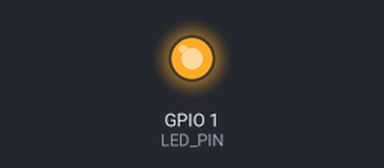
This sketch was run on a simulated ESP32-S2. On the bench: output pins drawn as LEDs (lit = HIGH).

Above: at 0.5 s.
At 5.0 s:
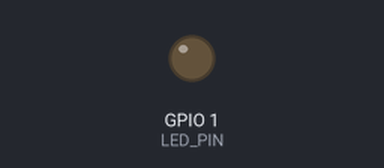
Timing chart, 0 to 6.9 s (numbered marks = the images above):
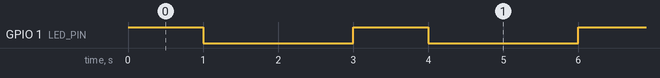

Measured:
- by itself, GPIO 1 (LED_PIN): alternates HIGH for 1.0 s and LOW for 2.0 s

The sketch:

EX6.ino
```cpp
/*
  Project: Blink (El "Hello, World!" dels microcontroladors)
  Description: Fa parpellejar un LED connectat al pin 23.
*/
// Definim una constant per al pin on hem connectat el LED
const int LED_PIN = 1; //Así se declaran los pines, para que no hayan problemas

// La funció setup() s'executa un cop quan la placa arrenca
void setup() {
  // Configurem el pin del LED com una SORTIDA (OUTPUT)
  pinMode(LED_PIN, OUTPUT); //Esto es la declaración de que, la luz, va a iluminar porque la
  //electricidad le llegará, por eso es output, porque produce una respuesta del circuito eléctrico
  //hacia afuera.
}

// La funció loop() s'executa contínuament
void loop() {
  int delay_alumbrado = 1000; //Esto declara el tiempo el que estará encendido
  int delay_siniestro = 2000; //Y esto el tiempo que permanecerá apagado.
  digitalWrite(LED_PIN, HIGH);  // Envia 3.3V al pin (encén el LED)
  delay(delay_alumbrado);

  digitalWrite(LED_PIN, LOW);   // Envia 0V al pin (apaga el LED)
  delay(delay_siniestro);   //IMPORTANTE, el valor dentro del Delay es un
  //int, no es ninguna otra variante extraña ni similar.
}
```
